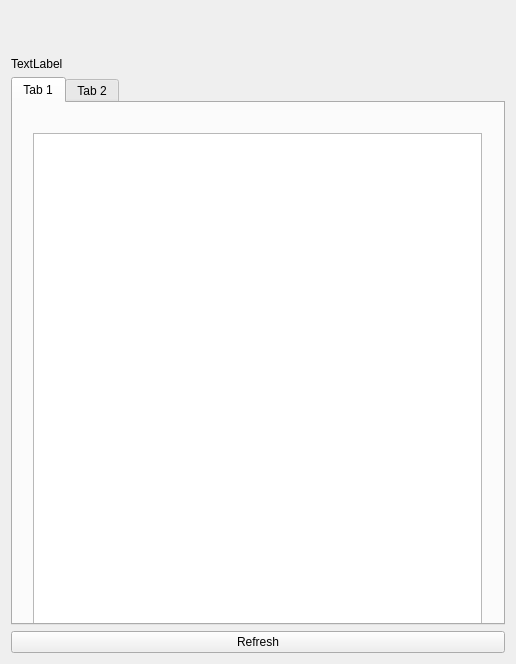
<?xml version="1.0" encoding="UTF-8"?>
<ui version="4.0">
 <class>StartUpLauncherWindow</class>
 <widget class="QMainWindow" name="StartUpLauncherWindow">
  <property name="geometry">
   <rect>
    <x>0</x>
    <y>0</y>
    <width>516</width>
    <height>664</height>
   </rect>
  </property>
  <property name="windowTitle">
   <string>StartUpLauncherWindow</string>
  </property>
  <widget class="QWidget" name="verticalLayoutWidget">
   <layout class="QVBoxLayout" name="verticalLayout">
    <item>
     <widget class="QWidget" name="widget_titlebar" native="true">
      <property name="sizePolicy">
       <sizepolicy hsizetype="Preferred" vsizetype="Fixed">
        <horstretch>0</horstretch>
        <verstretch>0</verstretch>
       </sizepolicy>
      </property>
      <property name="minimumSize">
       <size>
        <width>0</width>
        <height>40</height>
       </size>
      </property>
      <property name="maximumSize">
       <size>
        <width>16777215</width>
        <height>40</height>
       </size>
      </property>
     </widget>
    </item>
    <item>
     <widget class="QLabel" name="label">
      <property name="text">
       <string>TextLabel</string>
      </property>
     </widget>
    </item>
    <item>
     <widget class="QTabWidget" name="tabWidget">
      <widget class="QWidget" name="tab">
       <attribute name="title">
        <string>Tab 1</string>
       </attribute>
       <widget class="QWidget" name="verticalLayoutWidget_2">
        <property name="geometry">
         <rect>
          <x>9</x>
          <y>19</y>
          <width>471</width>
          <height>541</height>
         </rect>
        </property>
        <layout class="QVBoxLayout" name="verticalLayout_2">
         <item>
          <widget class="QListWidget" name="listWidget_window"/>
         </item>
        </layout>
       </widget>
      </widget>
      <widget class="QWidget" name="tab_2">
       <attribute name="title">
        <string>Tab 2</string>
       </attribute>
      </widget>
     </widget>
    </item>
    <item>
     <widget class="QPushButton" name="pushButton_start">
      <property name="text">
       <string>Refresh</string>
      </property>
     </widget>
    </item>
   </layout>
  </widget>
 </widget>
 <layoutdefault spacing="6" margin="11"/>
 <resources/>
 <connections/>
</ui>
